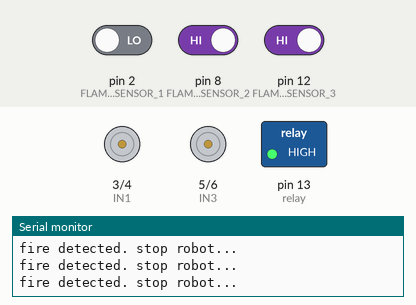
Simulated run of this sketch. Board: Arduino Uno, built with avr-gcc and run on an emulated ATmega328P. On the bench: motor-driver pin pairs drawn as motors (green arrow = first pin HIGH = forward, orange = second pin HIGH = backward, longer = more drive, scaled by the enable pin), switched loads named in the sketch (green lamp = pin HIGH), the last lines printed to the serial monitor. The test bench sets the inputs (shaded band); at power-on: pin 2 (FLAME_SENSOR_1) LOW, pin 8 (FLAME_SENSOR_2) HIGH, pin 12 (FLAME_SENSOR_3) HIGH.

Above: at 11.4 s.
11.5 s: pin 2 (FLAME_SENSOR_1) driven HIGH
At 16.2 s:
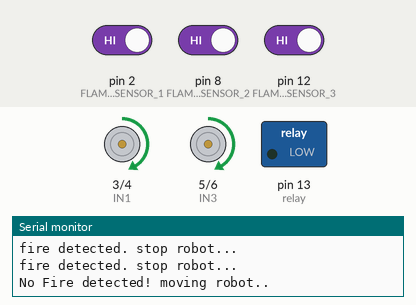
17.8 s: pin 8 (FLAME_SENSOR_2) driven LOW
At 20.6 s:
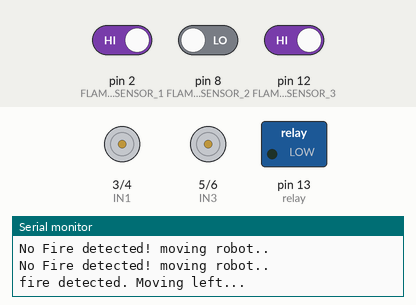
26.5 s: pin 2 (FLAME_SENSOR_1) driven LOW
32.8 s: pin 8 (FLAME_SENSOR_2) driven HIGH
At 34.1 s:
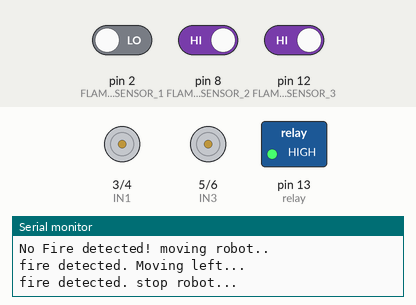
44.1 s: pin 2 (FLAME_SENSOR_1) driven HIGH and pin 12 (FLAME_SENSOR_3) driven LOW
At 50.6 s:
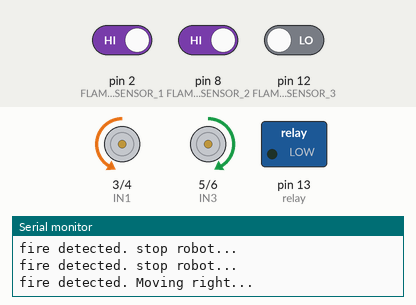
Timing chart, 0 to 52.4 s (numbered marks = the images above; inputs shaded):
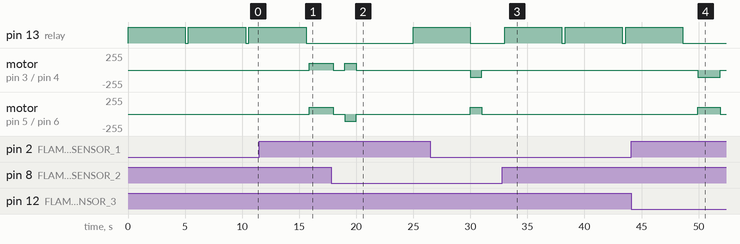

Measured:
- after the input at 11.5 s, pin 13 (relay): goes on until 15.6 s, then stays LOW; motor on pin 3 (IN1) / pin 4 (IN2), motor on pin 5 (IN3) / pin 6 (IN4): stopped → forward 105/255 after 4.4 s
- after the input at 17.8 s, pin 13 (relay): LOW → HIGH after 7.2 s; motor on pin 3 (IN1) / pin 4 (IN2): forward 105/255 → stopped after 0.20 s, → forward 105/255 1.0 s later, → stopped 1.0 s later; motor on pin 5 (IN3) / pin 6 (IN4): forward 105/255 → stopped after 0.20 s, → backward 105/255 1.0 s later, → stopped 1.0 s later
- after the input at 32.8 s, pin 13 (relay): alternates HIGH for 5.0 s and LOW for 0.30 s, starting after 0.20 s
- after the input at 44.1 s, pin 13 (relay): goes on until 48.6 s, then stays LOW; motor on pin 3 (IN1) / pin 4 (IN2): stopped → backward 105/255 after 5.8 s, → stopped 2.0 s later; motor on pin 5 (IN3) / pin 6 (IN4): stopped → forward 105/255 after 5.8 s, → stopped 2.0 s later
- by itself, pin 13 (relay): alternates HIGH for 5.0 s and LOW for 0.30 s

The sketch:

Fire_Fighting_Robot_Code.ino
```cpp
/* FIRE FIGHTING ROBOT CODE */
#define FLAME_SENSOR_1 2 //PIN 2
#define FLAME_SENSOR_2 8 //PIN 8
#define FLAME_SENSOR_3 12 //PIN 12
#define ENA 9
#define IN1 3
#define IN2 4
#define IN3 5
#define IN4 6
#define ENB 10
#define relay 13
int speed = 105;
void setup()
{
pinMode(FLAME_SENSOR_1, INPUT);
pinMode(FLAME_SENSOR_2, INPUT);
pinMode(FLAME_SENSOR_3, INPUT);
pinMode(IN1, OUTPUT);
pinMode(IN2, OUTPUT);
pinMode(IN3, OUTPUT);
pinMode(IN4, OUTPUT);
pinMode(relay,OUTPUT);
pinMode(ENA, OUTPUT);
pinMode(ENB, OUTPUT);
digitalWrite(relay,LOW);
Serial.begin(9600);
}

void loop()
{
int flame_detected_Center = digitalRead(FLAME_SENSOR_1);
int flame_detected_Left = digitalRead(FLAME_SENSOR_2);
int flame_detected_Right = digitalRead(FLAME_SENSOR_3);
if (flame_detected_Center == HIGH &&flame_detected_Left == HIGH
&&flame_detected_Right == HIGH)
{
Serial.println("No Fire detected! moving robot..");
moveForward();
}
if(flame_detected_Center == LOW &&flame_detected_Left == HIGH
&&flame_detected_Right == HIGH)
{
Serial.println("fire detected. stop robot...");
stopRobot();
digitalWrite(relay,HIGH);
delay(5000);
digitalWrite(relay,LOW);
}
if(flame_detected_Left == LOW &&flame_detected_Center == HIGH
&&flame_detected_Right == HIGH)
{
Serial.println("fire detected. Moving left...");
stopRobot();
delay(1000);
moveLeft();
delay(1000);
stopRobot();
delay(5000);
digitalWrite(relay,HIGH);
delay(5000);
digitalWrite(relay,LOW);
moveRight();

delay(1000);
stopRobot();
delay(500);
}
if(flame_detected_Right == LOW &&flame_detected_Center == HIGH
&&flame_detected_Left == HIGH)
{
Serial.println("fire detected. Moving right...");
stopRobot();
delay(1000);
moveRight();
delay(2000);
stopRobot();
delay(5000);
digitalWrite(relay,HIGH);
delay(5000);
digitalWrite(relay,LOW);
moveLeft();
delay(2000);
stopRobot();
delay(500);
}
delay(300); // Short delay for stability
}
void moveForward()
{
analogWrite(ENA , speed);
analogWrite(ENB , speed);
digitalWrite(IN1, HIGH);
digitalWrite(IN2, LOW);
digitalWrite(IN3, HIGH);
digitalWrite(IN4, LOW);
}

void moveBackward()
{
analogWrite(ENA , speed);
analogWrite(ENB , speed);
digitalWrite(IN1, LOW);
digitalWrite(IN2, HIGH);
digitalWrite(IN3, LOW);
digitalWrite(IN4, HIGH);
}
void stopRobot()
{
digitalWrite(IN1, LOW);
digitalWrite(IN2, LOW);
digitalWrite(IN3, LOW);
digitalWrite(IN4, LOW);
}
void moveLeft()
{
digitalWrite(IN1, HIGH);
digitalWrite(IN2, LOW);
digitalWrite(IN3, LOW);
digitalWrite(IN4, HIGH);
}
void moveRight()
{
digitalWrite(IN1, LOW);
digitalWrite(IN2, HIGH);
digitalWrite(IN3, HIGH);
digitalWrite(IN4,LOW);
}
```
